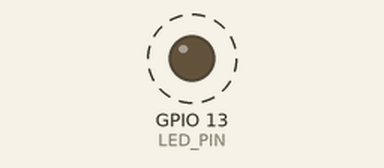
The sketch below on a simulated ESP32. Shown: output pins drawn as LEDs (lit = HIGH). Dashed ring = blinking. WiFi joins after 1.5 s; servers stay silent unless stated; what the sketch prints to the serial monitor is not drawn.

Above: at 1.7 s.
Timing chart, 0 to 4.5 s (numbered marks = the images above):
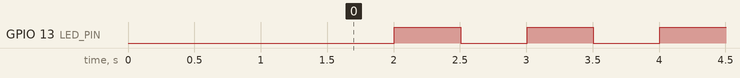

Measured:
- by itself, GPIO 13 (LED_PIN): alternates HIGH for 0.50 s and LOW for 0.50 s

The sketch:

streamimu.ino
```cpp
#include <Arduino.h>

#include <WiFi.h>
#include "AsyncUDP.h"
#include "AsyncTCP.h"

#include <Wire.h>
#include <Adafruit_LSM9DS1.h>
#include <Adafruit_Sensor.h>  // not used in this demo but required!

#define LED_PIN 13

#define UDP
//#define TCP

// i2c
Adafruit_LSM9DS1 lsm = Adafruit_LSM9DS1();

AsyncClient *aClient = new AsyncClient();

uint32_t data_counter = 0;

unsigned long timer;
unsigned long udp_timer;

const char * ssid = "";
const char * password = "";

AsyncUDP udp;

// Check to make sure the IP address of the computer on the router is this
IPAddress ip = IPAddress(192,168,0,192);
int portNum = 9991;

bool connected = false;

void setupSensor(){
  // Set the accelerometer range
  lsm.setupAccel(lsm.LSM9DS1_ACCELRANGE_16G);

  // Set the magnetometer sensitivity
  lsm.setupMag(lsm.LSM9DS1_MAGGAIN_16GAUSS);

  // Setup the gyroscope
  lsm.setupGyro(lsm.LSM9DS1_GYROSCALE_2000DPS);
}

void setup(){
    Serial.begin(115200);

    pinMode(LED_PIN, OUTPUT);

    digitalWrite(LED_PIN, LOW);

    // Try to initialise and warn if we couldn't detect the chip
    if (!lsm.begin())
    {
      Serial.println("Oops ... unable to initialize the LSM9DS1. Check your wiring!");
      while(1){
        delay(1000);
      }
    }
    Serial.println("Found LSM9DS1 9DOF");

    // helper to just set the default scaling we want, see above!
    setupSensor();

    WiFi.mode(WIFI_STA);
    WiFi.begin(ssid, password);
    if (WiFi.waitForConnectResult() != WL_CONNECTED) {
        Serial.println("WiFi Failed");
        while(1) {
            delay(1000);
        }
    }
    Serial.println("Wifi connected!");
    Serial.print("IP Address: ");
    Serial.println(WiFi.localIP());

#ifdef UDP
    if(udp.connect(ip, portNum)) {
        Serial.println("UDP connected");
        udp.onPacket([](AsyncUDPPacket packet) {
            Serial.println("Ack Message Recieved");
            connected = true;
            udp_timer = millis();
        });
    }

#else //TCP
    aClient->onError([](void * arg, AsyncClient * client, int error){
      Serial.print("Connect Error ");
      Serial.println(error);
      client = new AsyncClient();
      connected = false;
    }, NULL);

    aClient->onConnect([](void * arg, AsyncClient * client){
        Serial.println("Connected");
        aClient->onError(NULL, NULL);
        connected = true;

        client->onDisconnect([](void * arg, AsyncClient * c){
          Serial.println("Disconnected");
          c = new AsyncClient();
          connected = false;
        }, NULL);

        client->onData([](void * arg, AsyncClient * c, void * data, size_t len){
          Serial.print("\r\nData: ");
          Serial.println(len);
          uint8_t * d = (uint8_t*)data;
          for(size_t i=0; i<len;i++)
            Serial.write(d[i]);
        }, NULL);
    }, NULL);

#endif

}

void loop(){

    while(true){
#ifdef UDP
      // Send over UDP
      while(!connected){
        udp.broadcastTo("LH", portNum);
        Serial.println("Send message to server");
        digitalWrite(LED_PIN, LOW);
        delay(500);
        digitalWrite(LED_PIN, HIGH);
        delay(500);
      }
#else //TCP
      while(!connected){
        if(!aClient->connecting()) aClient->connect(ip, portNum);
        digitalWrite(LED_PIN, LOW);
        delay(500);
        digitalWrite(LED_PIN, HIGH);
        delay(500);
      }
#endif

      String message;

#ifdef TCP
      for(int i=0; i<100; i++){
#endif
          lsm.read();  /* ask it to read in the data */

          /* Get a new sensor event */
          sensors_event_t a, m, g, temp;
          lsm.getEvent(&a, &m, &g, &temp);


          // Timestamp
          message += String(millis()-timer) + ";";
          //message += String(data_counter) + ";";


          // Acceleration Data
          message += String(a.acceleration.x) + ";";
          message += String(a.acceleration.y) + ";";
          message += String(a.acceleration.z) + ";";

          // Magnetometer Data
          message += String(m.magnetic.x) + ";";
          message += String(m.magnetic.y) + ";";
          message += String(m.magnetic.z) + ";";

          // Gyroscope Data
          message += String(g.gyro.x) + ";";
          message += String(g.gyro.y) + ";";
          message += String(g.gyro.z) + "\n";
#ifdef TCP
      }
      aClient->write(message.c_str(), message.length());
      delay(1);
#else //UDP
      udp.broadcastTo(message.c_str(), portNum);
      data_counter++;
      if(millis() - udp_timer > 5000){
        //disconnected from server
        connected = false;
        Serial.println("Disconnected from Server");
      }
#endif

  }
}
```
